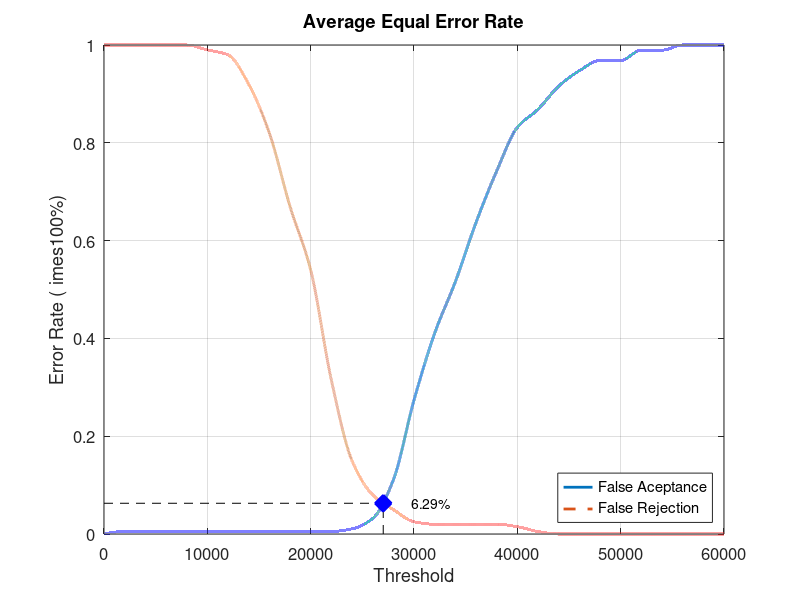
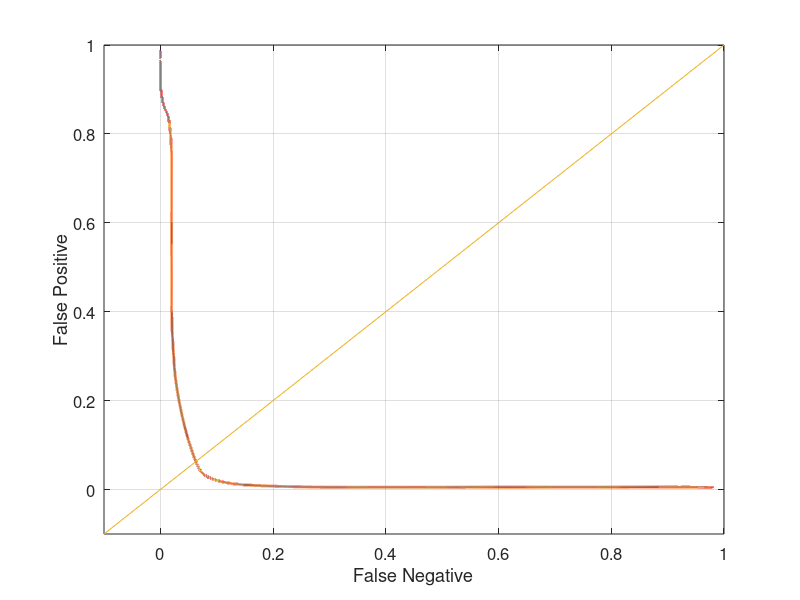

Recreate these plots in MATLAB, in order.
close all;
clear;
clc;
x = 0:2000:60000;
xq = 0:0.5:60000;

y0 = [0 0.00526316 0.00526316 0.00526316 0.00526316 0.00526316 0.00526316 0.00526316 0.00526316 0.00526316 0.00526316 0.00526316 0.0105263 0.0315789 0.110526 0.273684 0.410526 0.515789 0.636842 0.742105 0.831579 0.868421 0.915789 0.947368 0.968421 0.968421 0.989474 0.989474 1 1 1]
yy0 = interp1(x, y0, xq, 'pchip');
y1 = [1 1 1 1 1 0.99 0.98 0.92 0.82 0.67 0.54 0.315 0.15 0.08 0.05 0.025 0.02 0.02 0.02 0.02 0.015 0.005 0 0 0 0 0 0 0 0 0]
yy1 = interp1(x, y1, xq, 'pchip');

% Calculating EER: 
y2 = abs(y0 - y1);
find(y2 == min(y2))
yy2 = abs(yy0 - yy1);
xEER = find(yy2 == min(yy2));
xEERIndex = xq(xEER) % X-axis EER
yEER = yy0(xEER) % Y-axis EER

main = figure
plot(xq, yy0,'-','LineWidth', 2);	hold on
plot(xq, yy1,'--','LineWidth', 2);	hold on
plot([xEERIndex xEERIndex], [0 yEER], 'k--');	hold on
plot([0 xEERIndex], [yEER yEER], 'k--');	hold on
plot(xEERIndex, yEER, 'bx', 'LineWidth', 10);	hold on
text(xEERIndex + 10 * xEERIndex / 100, yEER, [num2str(round((10000 * yEER)) / 100) '%'])
legend('False Aceptance', 'False Rejection', 'Location', 'SouthEast')
xlabel('Threshold')
ylabel('Error Rate (	imes100%)')
title('Average Equal Error Rate')
set(gca, 'FontSize', 12)
axis([0 60000 0 1])
grid on

print(main, 'Database1_4Main', '-dpng');
FNRxFPR = figure('Color', [1 1 1]);
plot(yy1, yy0, '-', yy1, yy0, 'LineWidth', 2);
hold on
y = -0.1:0.1:1
plot(y, y); 
set(gca, 'FontSize', 12)
xlabel('False Negative')
ylabel('False Positive')
axis([-0.1 1 -0.1 1])
set(gca, 'FontSize', 12)
grid on

print(FNRxFPR, 'Database1_4FNRxFPR','-dpng');
